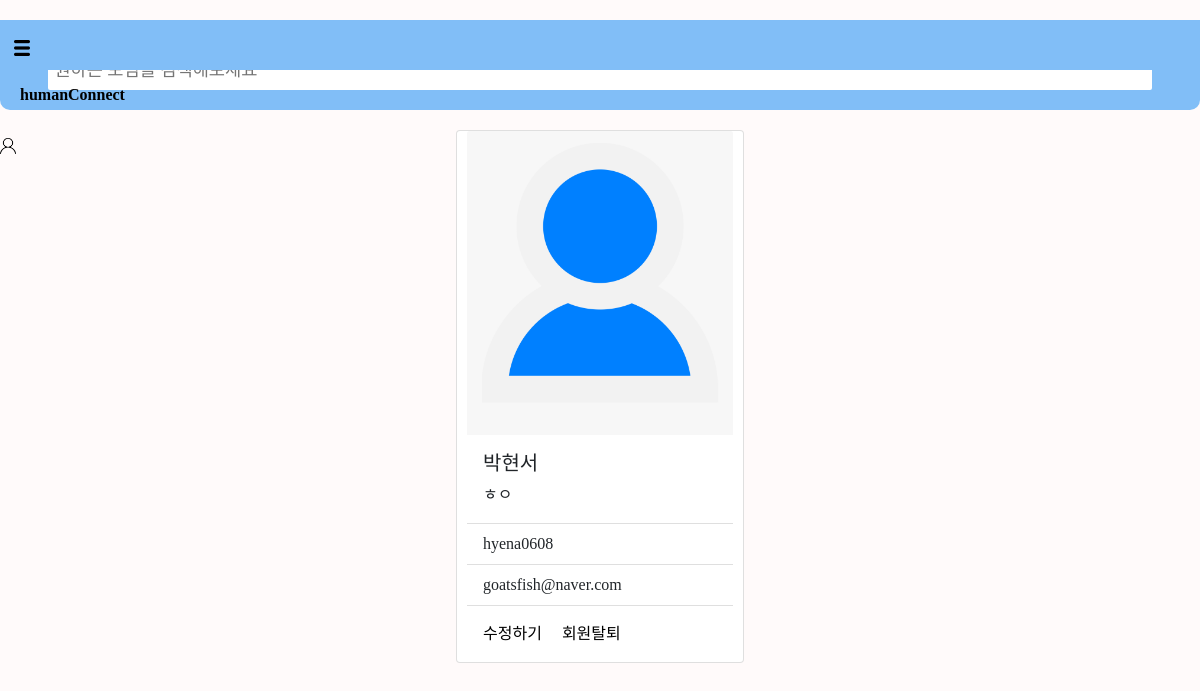
Before: /account/mypage/ (signed in) with the older database file.
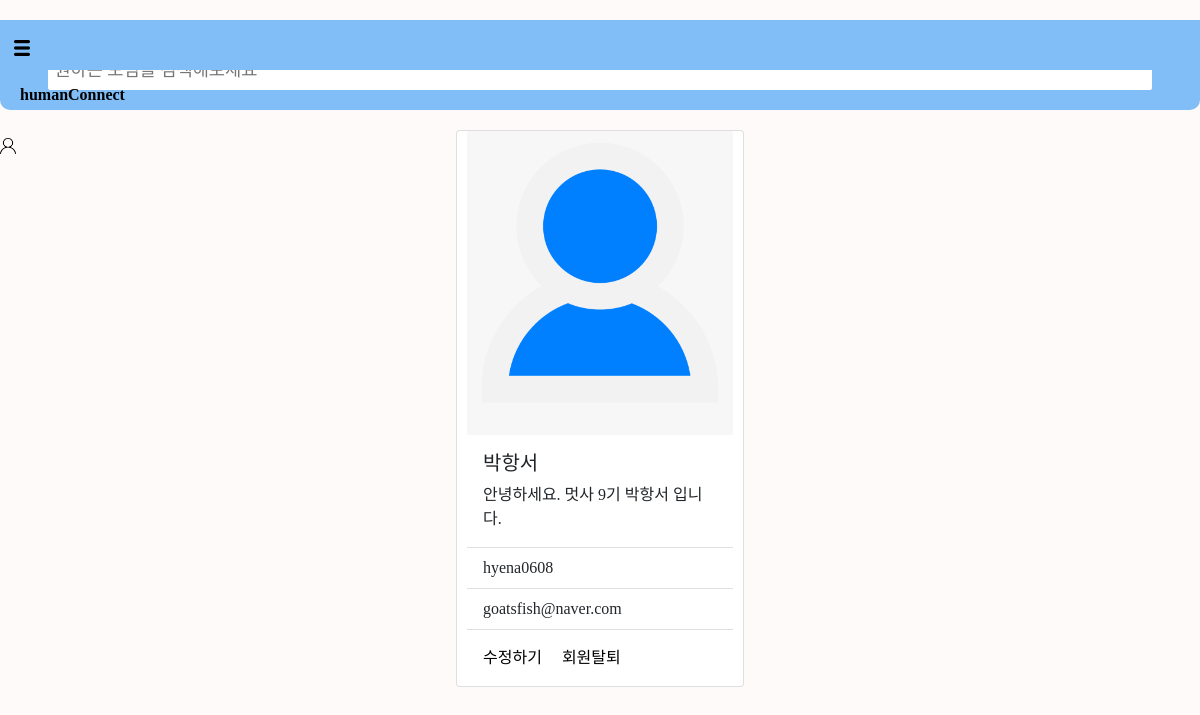
After: the same page with the newer database file.
### account/models.py (models this page shows)
class CustomUser(AbstractUser):
    nickname = models.CharField(max_length=100)
    body = models.TextField()
    email = models.EmailField()

### account/views.py (the view)
# urls.py: path('mypage/', mypage, name="mypage"),
def mypage(request):
    Hobbys = Hobby.objects.all()
    return render(request, 'mypage.html', {'Hobbys': Hobbys})

### account/templates/mypage.html (shortened to what this page needs)
{% extends 'base.html' %}
{% block contents %}
{% load static %}
<head>
</head>
{% if user.is_authenticated %}
    <div class="card container" style="width: 18rem;">
        {% load static %}
        <img src="{% static 'profile.png' %}" class="card-img-top" alt="...">
        <div class="card-body">
          <h5 class="card-title">{{user.nickname}}</h5>
          <p class="card-text">{{user.body}}</p>
        </div>
        <ul class="list-group list-group-flush">
          <li class="list-group-item">{{user.username}}</li>
          <li class="list-group-item">{{user.email}}</li>
        </ul>
        <div class="card-body">
          <a href="#" class="card-link">수정하기</a>
          <a href="#" class="card-link">회원탈퇴</a>
        </div>
    </div>
{% endif %}
{% endblock %}

Changed rows visible on the page:
changed CustomUser "hyena0608": nickname "박현서" → "박항서"; body "ㅎㅇ" → "안녕하세요. 멋사 9기 박항서 입니다."
